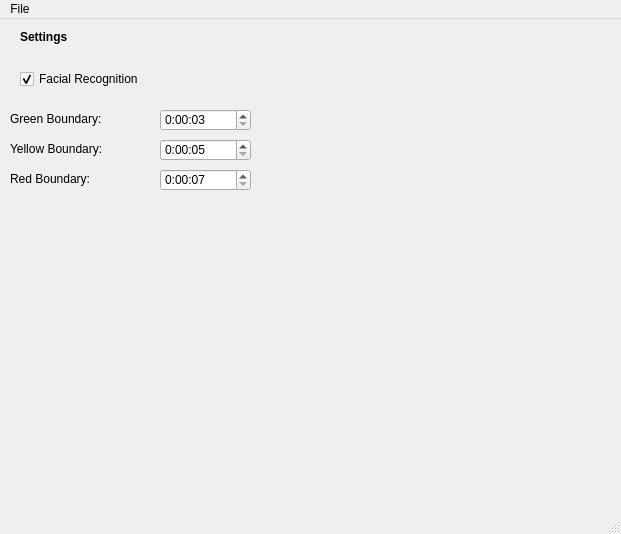
<?xml version="1.0" encoding="UTF-8"?>
<ui version="4.0">
 <class>SettingsWindow</class>
 <widget class="QMainWindow" name="SettingsWindow">
  <property name="geometry">
   <rect>
    <x>0</x>
    <y>0</y>
    <width>621</width>
    <height>534</height>
   </rect>
  </property>
  <property name="windowTitle">
   <string>Settings</string>
  </property>
  <widget class="QWidget" name="centralwidget">
   <widget class="QLabel" name="label">
    <property name="geometry">
     <rect>
      <x>20</x>
      <y>10</y>
      <width>55</width>
      <height>16</height>
     </rect>
    </property>
    <property name="font">
     <font>
      <weight>75</weight>
      <bold>true</bold>
     </font>
    </property>
    <property name="text">
     <string>Settings</string>
    </property>
   </widget>
   <widget class="QCheckBox" name="useFER">
    <property name="geometry">
     <rect>
      <x>20</x>
      <y>50</y>
      <width>151</width>
      <height>20</height>
     </rect>
    </property>
    <property name="font">
     <font>
      <weight>50</weight>
      <bold>false</bold>
      <underline>false</underline>
      <strikeout>false</strikeout>
     </font>
    </property>
    <property name="text">
     <string comment="1">Facial Recognition</string>
    </property>
    <property name="checkable">
     <bool>true</bool>
    </property>
    <property name="checked">
     <bool>true</bool>
    </property>
    <property name="tristate">
     <bool>false</bool>
    </property>
   </widget>
   <widget class="QTimeEdit" name="greenBoundary">
    <property name="geometry">
     <rect>
      <x>160</x>
      <y>90</y>
      <width>91</width>
      <height>22</height>
     </rect>
    </property>
    <property name="displayFormat">
     <string>h:mm:ss</string>
    </property>
    <property name="time">
     <time>
      <hour>0</hour>
      <minute>0</minute>
      <second>3</second>
     </time>
    </property>
   </widget>
   <widget class="QTimeEdit" name="yellowBoundary">
    <property name="geometry">
     <rect>
      <x>160</x>
      <y>120</y>
      <width>91</width>
      <height>22</height>
     </rect>
    </property>
    <property name="displayFormat">
     <string>h:mm:ss</string>
    </property>
    <property name="time">
     <time>
      <hour>0</hour>
      <minute>0</minute>
      <second>5</second>
     </time>
    </property>
   </widget>
   <widget class="QTimeEdit" name="redBoundary">
    <property name="geometry">
     <rect>
      <x>160</x>
      <y>150</y>
      <width>91</width>
      <height>22</height>
     </rect>
    </property>
    <property name="displayFormat">
     <string>h:mm:ss</string>
    </property>
    <property name="time">
     <time>
      <hour>0</hour>
      <minute>0</minute>
      <second>7</second>
     </time>
    </property>
   </widget>
   <widget class="QLabel" name="greenBoundaryLabel">
    <property name="geometry">
     <rect>
      <x>10</x>
      <y>90</y>
      <width>141</width>
      <height>20</height>
     </rect>
    </property>
    <property name="text">
     <string>Green Boundary:</string>
    </property>
   </widget>
   <widget class="QLabel" name="yellowBoundaryLabel">
    <property name="geometry">
     <rect>
      <x>10</x>
      <y>120</y>
      <width>141</width>
      <height>20</height>
     </rect>
    </property>
    <property name="text">
     <string>Yellow Boundary:</string>
    </property>
   </widget>
   <widget class="QLabel" name="redBoundaryLabel">
    <property name="geometry">
     <rect>
      <x>10</x>
      <y>150</y>
      <width>141</width>
      <height>20</height>
     </rect>
    </property>
    <property name="text">
     <string>Red Boundary:</string>
    </property>
   </widget>
  </widget>
  <widget class="QMenuBar" name="menubar">
   <property name="geometry">
    <rect>
     <x>0</x>
     <y>0</y>
     <width>621</width>
     <height>26</height>
    </rect>
   </property>
   <widget class="QMenu" name="menuFile">
    <property name="title">
     <string>File</string>
    </property>
    <addaction name="actionQuit"/>
   </widget>
   <addaction name="menuFile"/>
  </widget>
  <widget class="QStatusBar" name="statusbar"/>
  <action name="actionQuit">
   <property name="text">
    <string>Quit</string>
   </property>
  </action>
 </widget>
 <resources/>
 <connections/>
</ui>
